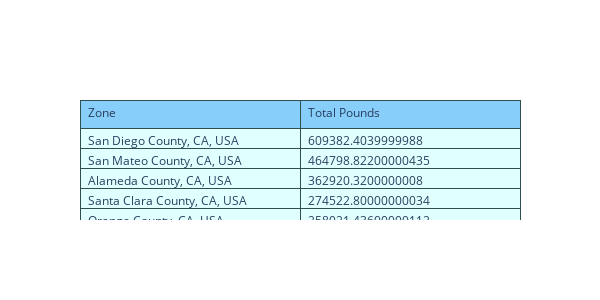

This figure's notebook cell:
### Code cell
fig = go.Figure(data=[go.Table(
    header=dict(values=['Zone', 'Total Pounds'],
                line_color='darkslategray',
                fill_color='lightskyblue',
                align='left'),
    cells=dict(values=[Tides_and_Blue_Bucket_sorted['Zone'], # 1st column
                       Tides_and_Blue_Bucket_sorted['Total Pounds']], # 2nd column
               line_color='darkslategray',
               fill_color='lightcyan',
               align='left'))
])

fig.update_layout(width=600, height=300)
fig.show()

### Figure 1 — Plotly figure (JSON) as saved in the notebook; plotly's stock layout.template omitted (floating-point values rounded to 4 significant figures)
{"data": [{"cells": {"align": "left", "fill": {"color": "lightcyan"}, "line": {"color": "darkslategray"}, "values": [["San Diego County, CA, USA", "San Mateo County, CA, USA", "Alameda County, CA, USA", "Santa Clara County, CA, USA", "Orange County, CA, USA", "Los Angeles County, CA, USA", "San Joaquin County, CA, USA", "Riverside County, CA, USA", "Solano County, CA, USA", "Yuba County, CA, USA"], [609400.0, 464800.0, 362900.0, 274500.0, 258000.0, 197200.0, 155200.0, 134500.0, 125700.0, 108344]]}, "header": {"align": "left", "fill": {"color": "lightskyblue"}, "line": {"color": "darkslategray"}, "values": ["Zone", "Total Pounds"]}, "type": "table"}], "layout": {"height": 300, "width": 600}}
